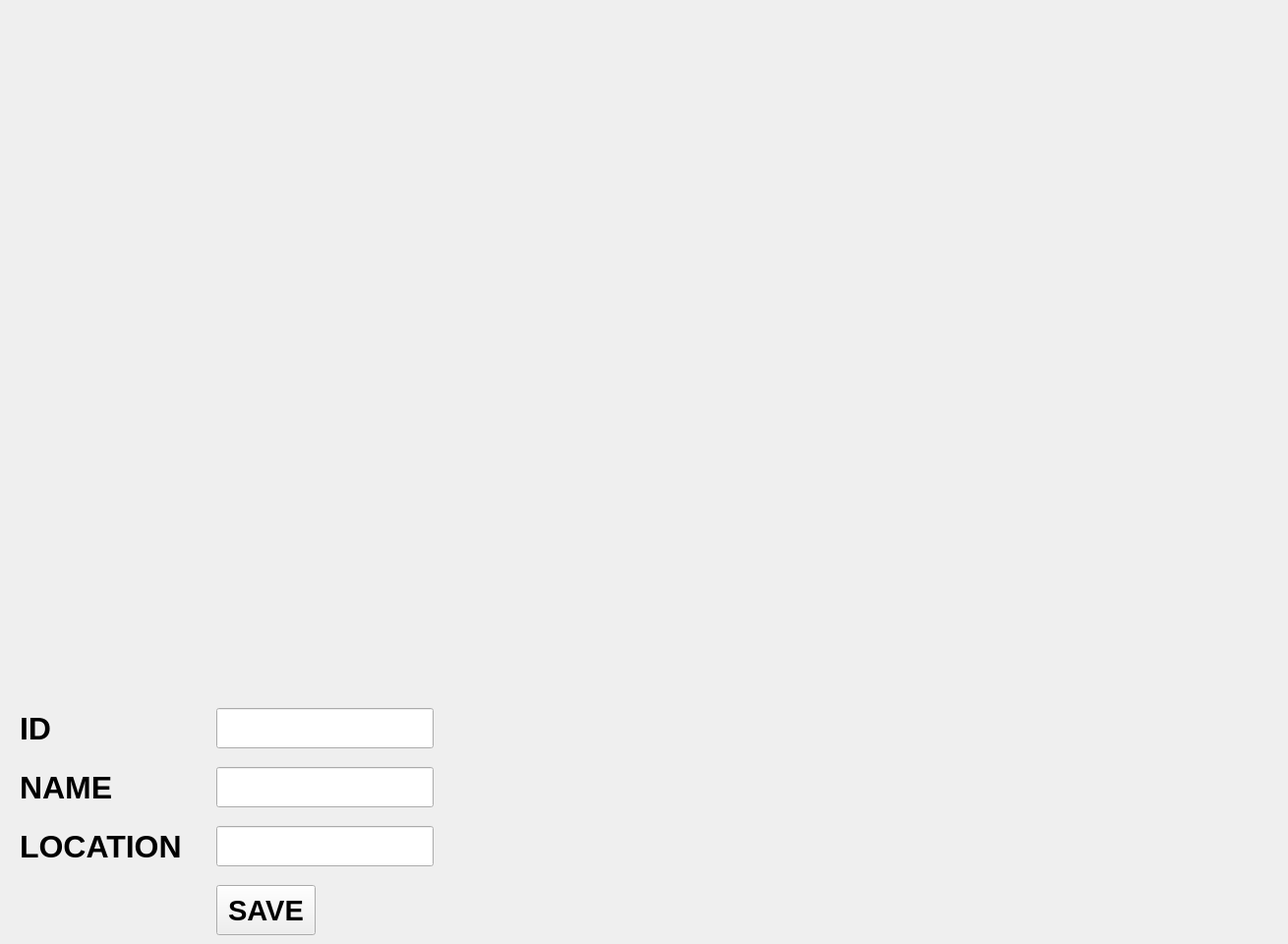
    <widget class="QWidget" name="tab_home">
     <attribute name="icon">
      <iconset>
       <normaloff>img/home.png</normaloff>img/home.png</iconset>
     </attribute>
     <attribute name="title">
      <string/>
     </attribute>
     <widget class="QLabel" name="label">
      <property name="geometry">
       <rect>
        <x>10</x>
        <y>10</y>
        <width>1291</width>
        <height>661</height>
       </rect>
      </property>
      <property name="text">
       <string/>
      </property>
      <property name="pixmap">
       <pixmap>img/home_cover2.png</pixmap>
      </property>
      <property name="scaledContents">
       <bool>true</bool>
      </property>
     </widget>
     <widget class="QLineEdit" name="ip_server1_2">
      <property name="geometry">
       <rect>
        <x>220</x>
        <y>720</y>
        <width>221</width>
        <height>41</height>
       </rect>
      </property>
      <property name="font">
       <font>
        <family>Arial</family>
        <pointsize>24</pointsize>
        <weight>75</weight>
        <bold>true</bold>
       </font>
      </property>
     </widget>
     <widget class="QLabel" name="label_6">
      <property name="geometry">
       <rect>
        <x>20</x>
        <y>720</y>
        <width>158</width>
        <height>41</height>
       </rect>
      </property>
      <property name="font">
       <font>
        <family>Arial</family>
        <pointsize>24</pointsize>
        <weight>75</weight>
        <bold>true</bold>
       </font>
      </property>
      <property name="text">
       <string>ID</string>
      </property>
     </widget>
     <widget class="QLabel" name="label_7">
      <property name="geometry">
       <rect>
        <x>20</x>
        <y>780</y>
        <width>158</width>
        <height>41</height>
       </rect>
      </property>
      <property name="font">
       <font>
        <family>Arial</family>
        <pointsize>24</pointsize>
        <weight>75</weight>
        <bold>true</bold>
       </font>
      </property>
      <property name="text">
       <string>NAME</string>
      </property>
     </widget>
     <widget class="QLabel" name="label_8">
      <property name="geometry">
       <rect>
        <x>20</x>
        <y>840</y>
        <width>171</width>
        <height>41</height>
       </rect>
      </property>
      <property name="font">
       <font>
        <family>Arial</family>
        <pointsize>24</pointsize>
        <weight>75</weight>
        <bold>true</bold>
       </font>
      </property>
      <property name="text">
       <string>LOCATION</string>
      </property>
     </widget>
     <widget class="QLineEdit" name="ip_server1_3">
      <property name="geometry">
       <rect>
        <x>220</x>
        <y>780</y>
        <width>221</width>
        <height>41</height>
       </rect>
      </property>
      <property name="font">
       <font>
        <family>Arial</family>
        <pointsize>24</pointsize>
        <weight>75</weight>
        <bold>true</bold>
       </font>
      </property>
     </widget>
     <widget class="QLineEdit" name="ip_server1_4">
      <property name="geometry">
       <rect>
        <x>220</x>
        <y>840</y>
        <width>221</width>
        <height>41</height>
       </rect>
      </property>
      <property name="font">
       <font>
        <family>Arial</family>
        <pointsize>24</pointsize>
        <weight>75</weight>
        <bold>true</bold>
       </font>
      </property>
     </widget>
     <widget class="QPushButton" name="btn_server_8">
      <property name="geometry">
       <rect>
        <x>220</x>
        <y>900</y>
        <width>101</width>
        <height>51</height>
       </rect>
      </property>
      <property name="font">
       <font>
        <family>Arial</family>
        <pointsize>22</pointsize>
        <weight>75</weight>
        <bold>true</bold>
       </font>
      </property>
      <property name="text">
       <string>SAVE</string>
      </property>
     </widget>
    </widget>
